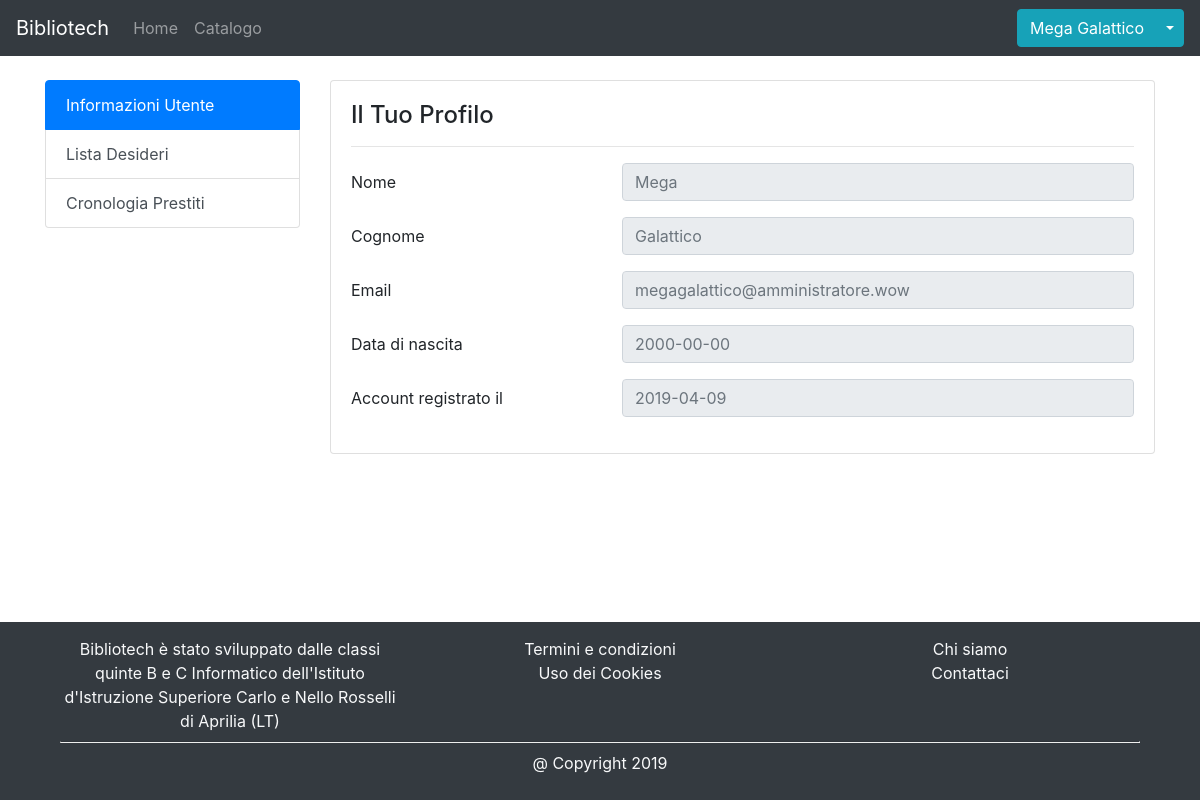
/pages/area-personale.php (signed in), run on the app's committed database.
### tables this page shows
CREATE TABLE Utenti (
  CodFiscale CHAR(16) NOT NULL,
  Nome VARCHAR(45) NOT NULL,
  Cognome VARCHAR(45) NOT NULL,
  Email VARCHAR(45) NOT NULL,
  ViaPzz VARCHAR(45) NOT NULL,
  NumeroCivico SMALLINT NOT NULL,
  TelefonoCellulare VARCHAR(15) NULL,
  TelefonoFisso VARCHAR(15) NULL,
  Validato TINYINT NOT NULL,
  CodiceValidazione VARCHAR(45) NULL,
  DataValidazione DATE NULL,
  Sesso CHAR(1) NOT NULL,
  Password CHAR(32) NOT NULL,
  Citta INT NOT NULL,
  DataNascita DATE NOT NULL,
  Permessi TINYINT NOT NULL DEFAULT 3,
  PRIMARY KEY (CodFiscale),
  FOREIGN KEY (Citta) REFERENCES Citta(idCitta)
);

### pages/area-personale.php (the view, shortened to what this page needs)
<!DOCTYPE html>
<html>
<head>
    <?php include_once "../php/imports.php";
    include_once "../php/paginazione.php";
    include '../php/connessione.php'; ?>
    <link rel="stylesheet" type="text/css" href="../css/area-personale.css">
</head>
<body class="wrapper">
    <?php include_once "../views/header.php"; ?>
    <?php
    $sql = "SELECT DataValidazione, Email, DataNascita
            FROM Utenti
            WHERE Utenti.CodFiscale = '$codfisc'";
    $conn = connettitiAlDb();
    $res = mysqli_query($conn, $sql);
    while ($row = mysqli_fetch_array($res)) {
        $email = $row['Email'];
        $datavalidazione = $row['DataValidazione'];
        $datanascita = $row['DataNascita'];
    } ?>
    <div class='container mt-4'>
        <div class='row'>
            <div class='col-md-3 '>
                <div class='list-group '>
                    <a href='#' class='list-group-item list-group-item-action active'>Informazioni Utente</a>
                    <a href='lista-desideri.php' class='list-group-item list-group-item-action'>Lista Desideri</a>
                    <a href='cronologia-prestiti.php' class='list-group-item list-group-item-action'>Cronologia Prestiti</a>
                </div>
            </div>
            <div class='col-md-9'>
                <div class='card'>
                    <div class='card-body'>
                        <div class='row'>
                            <div class='col-md-12'>
                                <h4>Il Tuo Profilo</h4>
                                <hr>
                            </div>
                        </div>
                        <div class='row'>
                            <div class='col-md-12'>
                                <form>
                                    <div class='form-group row'>
                                        <label class='col-4 col-form-label'>Nome</label>
                                        <div class='col-8'>
                                            <input class='form-control here' placeholder='<?php echo $nome ?>' type='text' disabled>
                                        </div>
                                    </div>
                                    <div class='form-group row'>
                                        <label class='col-4 col-form-label'>Cognome</label>
                                        <div class='col-8'>
                                            <input class='form-control here' placeholder='<?php echo $cognome ?>' type='text' disabled>
                                        </div>
                                    </div>
                                    <div class='form-group row'>
                                        <label class='col-4 col-form-label'>Email</label>
                                        <div class='col-8'>
                                            <input class='form-control here' placeholder='<?php echo $email ?>' type='text' disabled>
                                        </div>
                                    </div>
                                    <div class='form-group row'>
                                        <label for='text' class='col-4 col-form-label'>Data di nascita</label>
                                        <div class='col-8'>
                                            <input placeholder='<?php echo $datanascita ?>' class='form-control here' type='text' disabled>
                                        </div>
                                    </div>
                                    <div class='form-group row'>
                                        <label for='text' class='col-4 col-form-label'>Account registrato il</label>
                                        <div class='col-8'>
                                            <input placeholder='<?php echo $datavalidazione ?>' class='form-control here' type='text' disabled>
                                        </div>
                                    </div>
                                </form>
                            </div>
                        </div>
                    </div>
                </div>
            </div>
        </div>
    </div>
    <?php include_once "../views/footer.php"; ?>
</body>

### css/footer.css (style rules this page uses)
.wrapper { display: grid; grid-template-columns: 1fr; grid-template-rows: auto 1fr auto; min-height: 100%; width: 100%; margin: 0; }
html { height: 100%; }

### data on the page
utenti: Email "megagalattico@amministratore.wow", DataNascita "2000-00-00", DataValidazione "2019-04-09"

### other printed values
$nome "Mega"
$cognome "Galattico"
